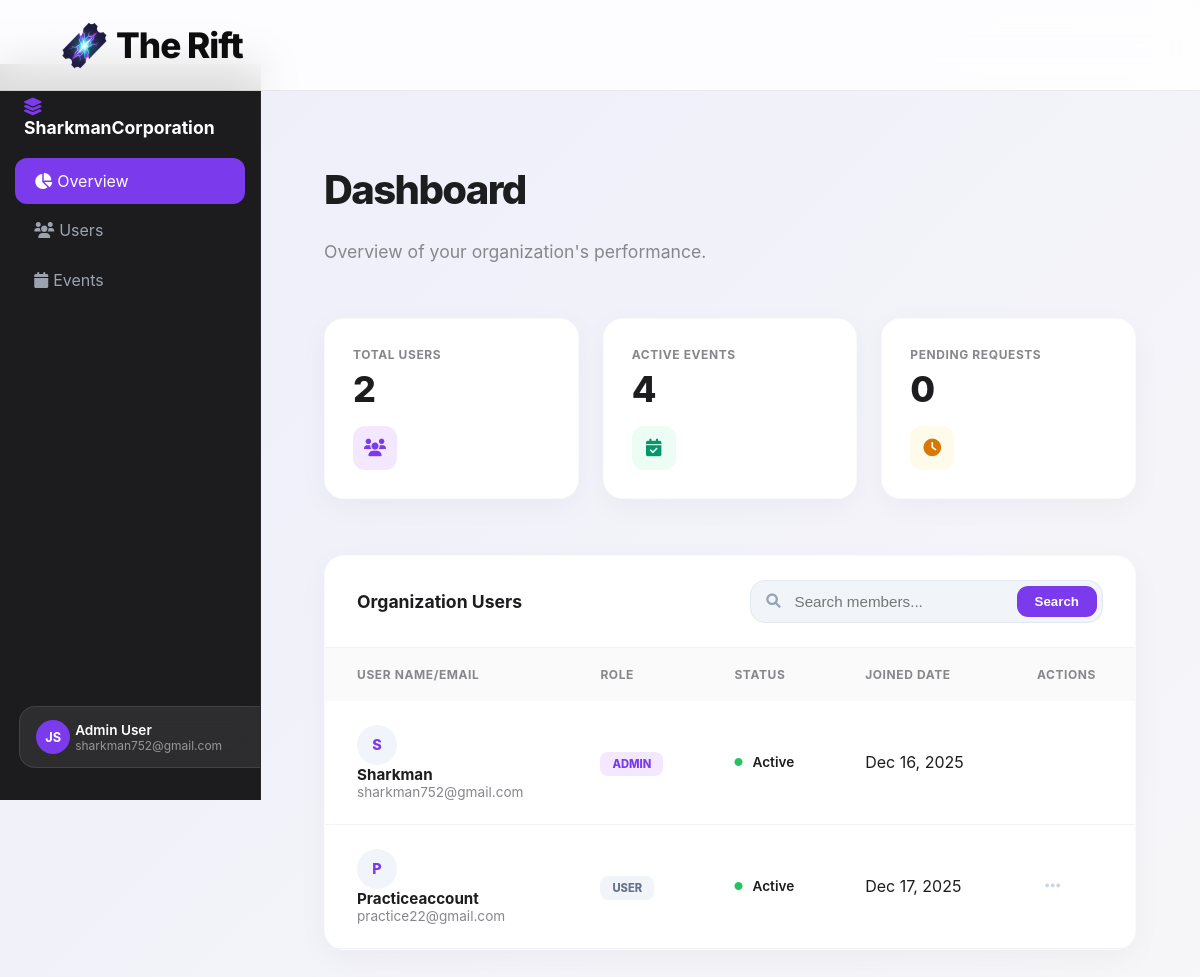
Before: /org/5/admin/ (signed in) with the older database file.
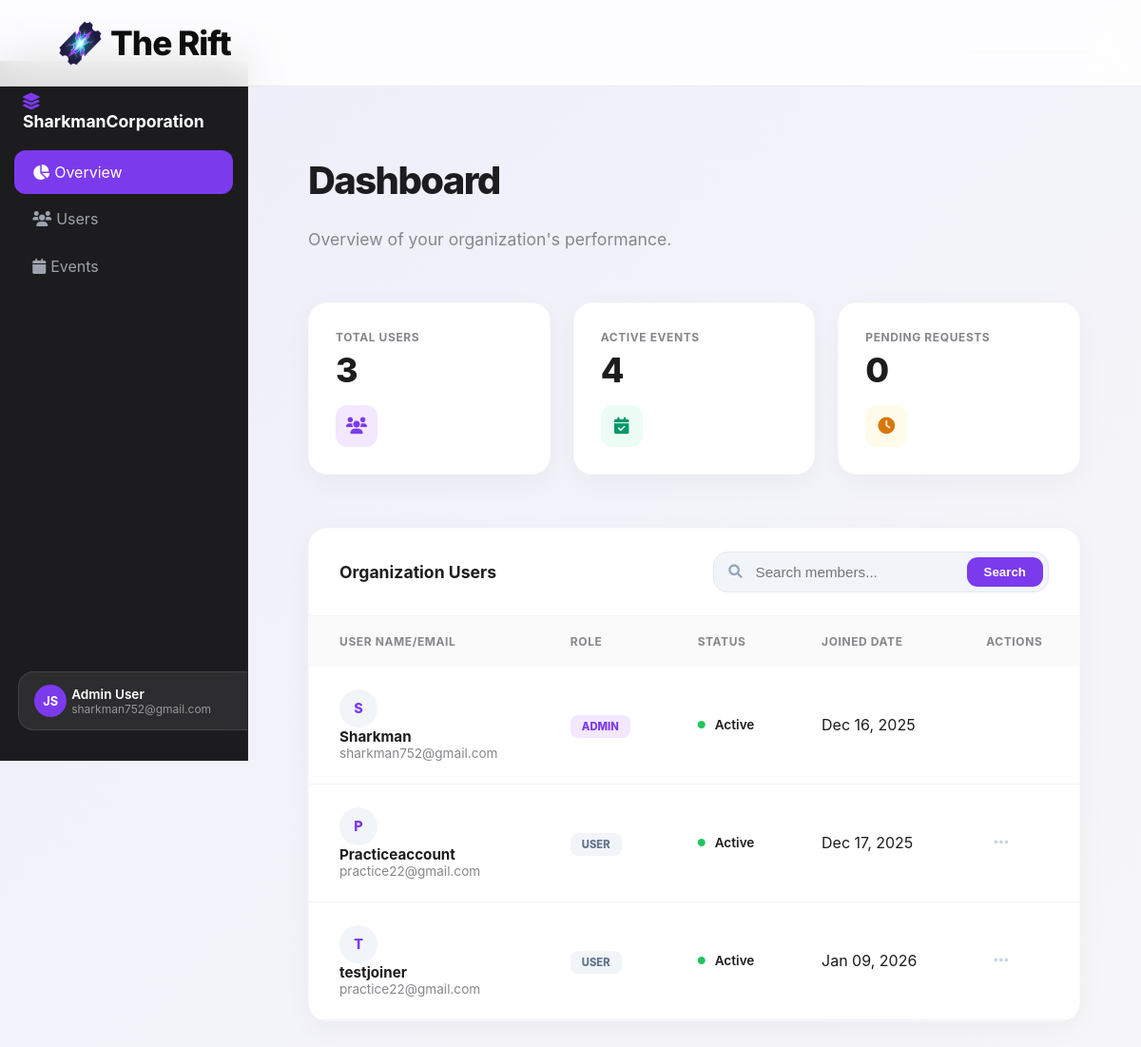
After: the same page with the newer database file.
### App/models.py (models this page shows, shortened)
class OrganizationMembership(models.Model):
    ROLE_CHOICES = (
        ('admin', 'Organization Admin'),
        ('user', 'Organization User'),
    )
    STATUS_CHOICES = (
        ('pending', 'Pending'),
        ('active', 'Active'),
        ('Non-active', 'Non-active')
    )
    user = models.ForeignKey(
        settings.AUTH_USER_MODEL,
        on_delete=models.CASCADE
    )
    organization = models.ForeignKey(Organization, on_delete=models.CASCADE)
    role = models.CharField(max_length=10, choices=ROLE_CHOICES)
    status = models.CharField(max_length=10, choices=STATUS_CHOICES, default='pending')
    joined_at = models.DateTimeField(auto_now_add=True)
    class Meta:
        unique_together = ('user', 'organization')

class User(AbstractUser):
    is_customer = models.BooleanField(default=False)
    address = models.CharField(max_length=255, blank=True, null=True)
    phone = models.CharField(max_length=20, blank=True, null=True)

### App/views.py (the view)
# urls.py: path('org/<int:org_id>/admin/', v.admin_dashboard, name='admin_dashboard'),
@login_required
@org_admin_required
def admin_dashboard(request, org_id):
    try:
        membership = OrganizationMembership.objects.get(
            user=request.user,
            organization_id=org_id,
            role='admin',
            status='active'
        )
    except OrganizationMembership.DoesNotExist:
        messages.error(request, "You don't have admin access to this organization.")
        return redirect('home_page')
    pending_memberships = OrganizationMembership.objects.filter(
        organization_id=org_id,
        status='pending'
    ).select_related('user')
    organization = Organization.objects.get(id=org_id)
    organization_users = OrganizationMembership.objects.filter(organization=organization)
    events = Event.objects.filter(organization=organization)
    total_users = len(organization_users)
    total_events = len(events)
    total_pending = len(pending_memberships)
    admin = User.objects.get(id=request.user.id)
    return render(request, 'admin_dashboard.html', {
        'organization_id': org_id,
        'pending_memberships': pending_memberships,
        'organization_users' : organization_users,
        'organization_events' : events,
        'total_users' : total_users,
        'total_events' : total_events,
        'pending' : total_pending,
        'admin' : admin,
        'organization' : membership.organization
    })

### App/context_processors.py (called while the page is built)
def current_url(request):
    return {
        'current_path': request.path,
        'current_full_url': request.get_full_path(),
        'current_absolute_uri': request.build_absolute_uri(),
    }

def base_view(request):
    if not request.user.is_authenticated:
        return {}
    membership = OrganizationMembership.objects.filter(user=request.user).first()
    if not membership:
        return {}
    if membership.role == "admin":
        status = 1
    elif membership.role == 'user':
        status = 2
    else:
        status = 3
    return {
        'status': status,
        'membership': membership
    }

### App/views.py (called while the page is built)
def org_admin_required(view_func):
    @wraps(view_func)
    def wrapper(request, org_id, *args, **kwargs):
        membership = OrganizationMembership.objects.filter(
            user=request.user,
            organization_id=org_id,
            role="admin",
            status="active"
        ).first()
        if not membership:
            messages.error(request, "Admin access required.")
            return redirect("home_page")
        return view_func(request, org_id, *args, **kwargs)
    return wrapper

### App/templates/admin_dashboard.html (shortened to what the changed rows need)
{% extends "base.html" %}
{% load static %}
{% block content %}
<link rel="stylesheet" href="https://cdnjs.cloudflare.com/ajax/libs/font-awesome/6.0.0/css/all.min.css">
<link rel="stylesheet" href="{% static 'admin_dashboard.css' %}">
<main class="main-content animate-fade-in">
    <header class="dashboard-header">
        <h1 class="page-title">Dashboard</h1>
    </header>
    <section class="stats-grid">
        <div class="stat-card">
            <div class="stat-label">Total Users</div>
            <div class="stat-int">{{ total_users }}</div>
            <div class="stat-icon-wrapper purple-light"><i class="fas fa-users"></i></div>
        </div>
    </section>
    <section id="usersection" class="table-card">
        <div class="table-responsive">
            <table class="custom-table">
                <thead>
                    <tr>
                        <th>User Name/Email</th>
                        <th>Role</th>
                        <th>Status</th>
                        <th>Joined Date</th>
                        <th class="text-end">Actions</th>
                    </tr>
                </thead>
                <tbody>
                    {% for user in organization_users %}
                    <tr>
                        <td>
                            <div class="d-flex align-items-center">
                                <div class="user-avatar-list">{{ user.user.username|slice:":1"|upper }}</div>
                                <div class="ms-3">
                                    <div class="user-main-name">{{ user.user.username }}</div>
                                    <div class="user-sub-email">{{ user.user.email }}</div>
                                </div>
                            </div>
                        </td>
                        <td>
                            <span class="role-badge-apple {% if user.role == 'admin' %}admin{% else %}user{% endif %}">
                                {{ user.role }}
                            </span>
                        </td>
                        <td>
                            <div class="status-indicator">
                                <i class="fas fa-circle status-dot-{{ user.status|lower }}"></i>
                                <span>{{ user.status|title }}</span>
                            </div>
                        </td>
                        <td>{{ user.joined_at|date:"M d, Y" }}</td>
                        <td class="text-end">
                            {% if user.user != request.user %}
                            <div class="dropdown">
                                <button class="action-trigger" type="button" data-bs-toggle="dropdown" aria-expanded="false">
                                    <i class="fas fa-ellipsis-h"></i>
                                </button>
                            </div>
                            {% endif %}
                        </td>
                    </tr>
                    {% endfor %}
                </tbody>
            </table>
        </div>
    </section>
</main>
{% endblock %}

Changed rows visible on the page:
added OrganizationMembership: user.username "T", user.username "testjoiner", user.email "practice22@gmail.com", role "USER", status "Active", joined_at "Jan 09, 2026"
Other visible differences:
{{ total_users }}: "2" → "3"
